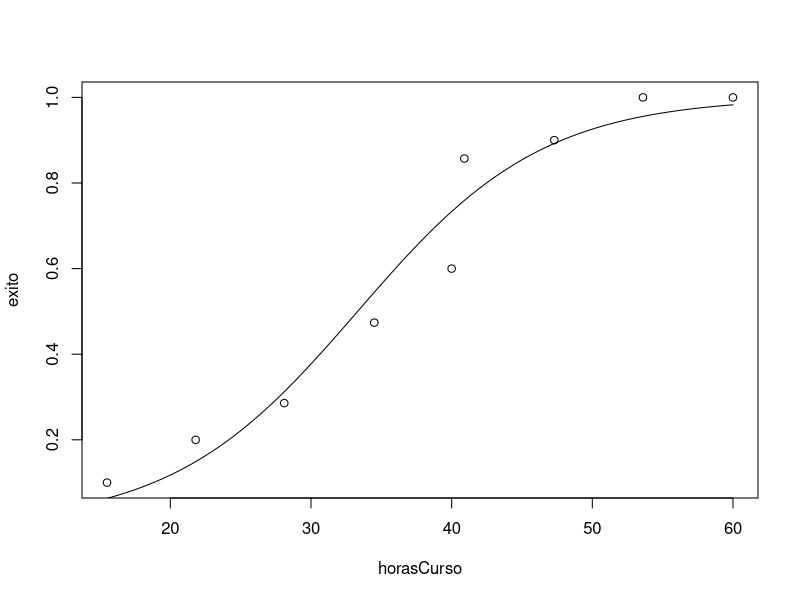
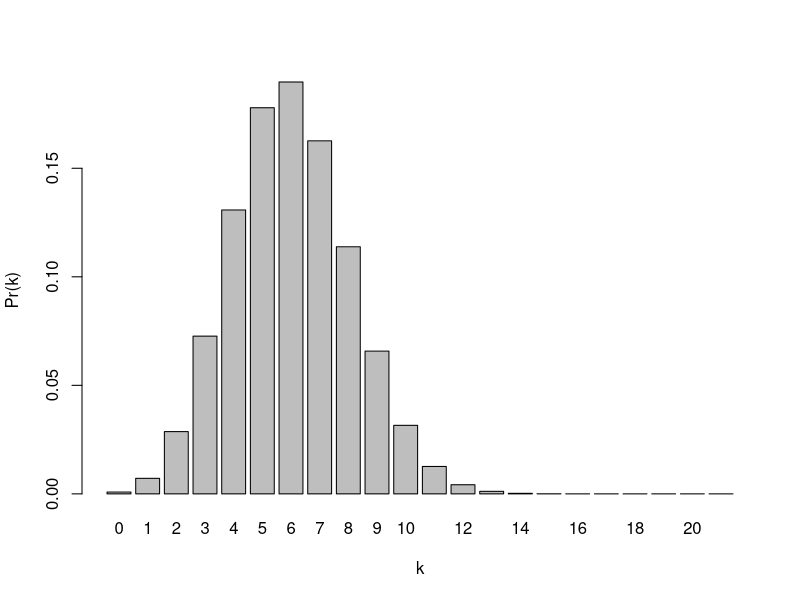
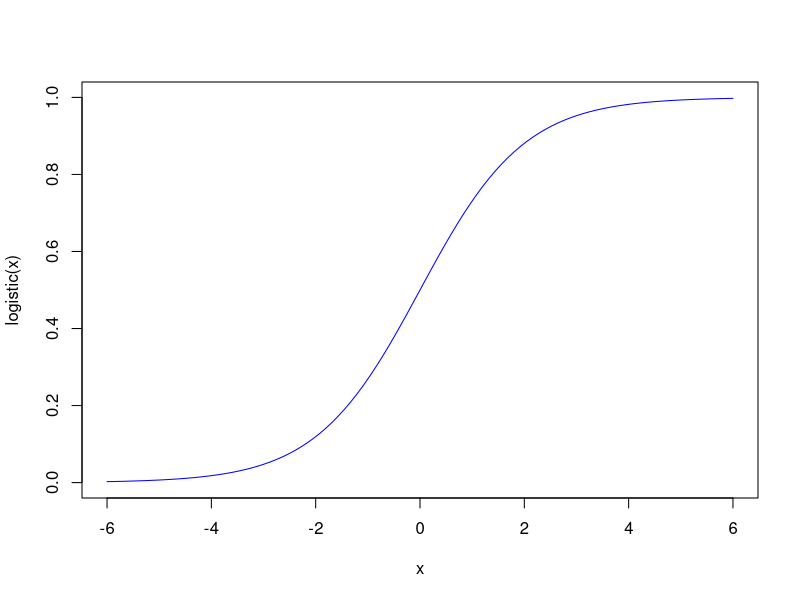
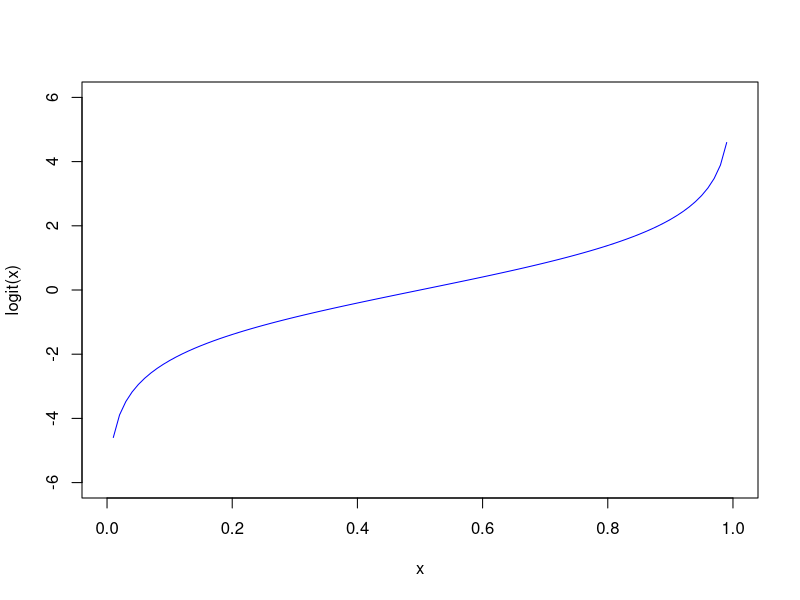

R code for these plots, in order:
curso <- read.csv("CursoPiloto.csv", header=T)
reprobados <- curso$Grupo-curso$Aprobados
aprobados <- curso$Aprobados
horasCurso <- curso$Horas
exito <- aprobados/(aprobados+reprobados)
fit <- glm(cbind(aprobados,reprobados) ~ horasCurso, family=binomial)
summary(fit)

plot(horasCurso, exito)
ff <- function(x) predict(fit, newdata=data.frame(horasCurso=x), type="response")
curve(ff, add=T)
 
# binomiales

# Creador de funciones de probabilidades binomiales 
creaFBinom <- function(n,p) function(k) dbinom(k, n, p) 
# Para el caso del ejemplo:
n <- 21
p <- 6/21 # probabilidad
ffb <- creaFBinom(n, p)
# ffb(k) sería la función binomial para una k dada
# .. para el caso de todas las k de nuestro interés:
k <- 0:n # Esto es: 0,1,..,21
barplot(ffb(k), names.arg=k, xlab="k", ylab="Pr(k)") 

library(boot)
curve(inv.logit, col="blue", ylim=c(0,1), xlim=c(-6,6), ylab="logistic(x)")
curve(logit, col="blue", xlim=c(0,1), ylim=c(-6,6))



